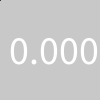
Frame 1 (no input)
Frame 60 (the mouse pressed at the canvas centre just before this capture): identical to frame 1, image omitted
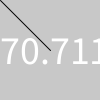
Frame 120 (the mouse held since frame 60 and released just before this capture)

The Processing sketch that drew these frames (run headless with seeded random() and noise(); from frame 60 on, the mouse is pressed at the canvas centre):

// Processing sketch: sketch_250527a_dist
// ── sketch_250527a_dist.pde
// dist( x1, y1, x2, y2 );

void setup(){
  size( 100, 100 );
  textSize( 40 );
  textAlign( CENTER, CENTER );
  
  float d = dist( 0, 0, 100, 0 );  // variable local temporal
  println( d );  // imprimo en consola el resultado
}

void draw(){
  background( 200 );
  
  line( 0, 0, mouseX, mouseY );
  float d = dist( 0, 0, mouseX, mouseY );
  text( d, width/2, height/2 );

}
